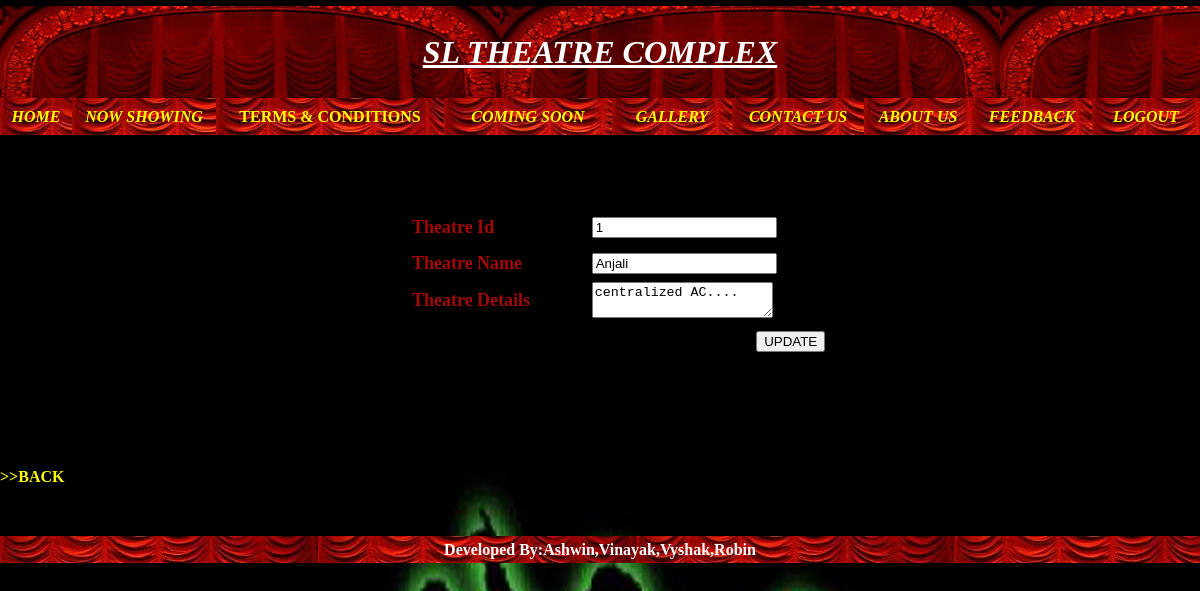
The page /Edittheatre.php?editid=1 on the database its author committed.
### tables this page shows
CREATE TABLE IF NOT EXISTS `theatre` (
  `theatreid` bigint(20) NOT NULL AUTO_INCREMENT,
  `theatrename` varchar(20) NOT NULL,
  `theatredetails` varchar(70) NOT NULL,
  PRIMARY KEY (`theatreid`),
  UNIQUE KEY `theatrename` (`theatrename`)
);

### Edittheatre.php (the view, shortened to what this page needs)
<!DOCTYPE html PUBLIC "-//W3C//DTD XHTML 1.0 Transitional//EN" "http://www.w3.org/TR/xhtml1/DTD/xhtml1-transitional.dtd">
<html xmlns="http://www.w3.org/1999/xhtml">
<head>
</head>
<body>
<form name="form1" method="post" action="Edittheatreprocess.php">
<?php
	$radioid=$_GET['editid'];
	$qry="select *from theatre where theatreid='$radioid'";
	$result=mysql_query($qry);
	  while($row=mysql_fetch_array($result))
	  {
	 ?>
<div id="Layer1">
  <table width="100%" height="92" border="0" cellpadding="0" cellspacing="0">
    <tr>
      <td background="pic/curtains08-02-22.jpg" bgcolor="#E0DFE3"><div align="center" class="style1">
        <div align="center" class="style3 style8"><ins>SL THEATRE COMPLEX </ins></div>
      </div></td>
    </tr>
  </table>
  <table width="100%" height="37" border="0" cellpadding="0" cellspacing="0">
    <tr>
      <td width="6%" height="37" background="pic/CURTAIN.JPG" bgcolor="#E0DFE3"><div align="center" class="style2"><a href="admin_mainpage.php">HOME</a></div></td>
      <td width="12%" background="pic/CURTAIN.JPG" bgcolor="#E0DFE3"><div align="center" class="style6"><a href="nowshowing_admin.php">NOW SHOWING </a></div></td>
      <td width="19%" background="pic/CURTAIN.JPG" bgcolor="#E0DFE3"><div align="center"><a href="terms and conditions_admin.php"><strong>TERMS &amp; CONDITIONS </strong></a></div></td>
      <td width="14%" background="pic/CURTAIN.JPG" bgcolor="#E0DFE3"><div align="center" class="style6"><a href="comingsoon_admin.php">COMING SOON </a></div></td>
      <td width="10%" background="pic/CURTAIN.JPG" bgcolor="#E0DFE3"><div align="center" class="style6"><a href="gallery_admin.php">GALLERY</a><a href="ECoupon.php"></a></div></td>
      <td width="11%" background="pic/CURTAIN.JPG" bgcolor="#E0DFE3"><div align="center" class="style6"><a href="gallery.php"></a><a href="contactus_admin.php">CONTACT US</a></div></td>
      <td width="9%" background="pic/CURTAIN.JPG" bgcolor="#E0DFE3"><div align="center" class="style6"><a href="contactus.php"></a> <a href="aboutus_admin.php">ABOUT US</a></div></td>
      <td width="10%" background="pic/CURTAIN.JPG" bgcolor="#E0DFE3"><div align="center" class="style6"><a href="aboutus.php"></a> <a href="feedback_admin.php" class="style21">FEEDBACK</a></div></td>
      <td width="9%" background="pic/CURTAIN.JPG" bgcolor="#E0DFE3"><div align="center" class="style22"><a href="admin.php">LOGOUT</a></div></td>
    </tr>
  </table>
  <table width="100%" height="317" border="0" cellpadding="0" cellspacing="0">
    <tr>
      <td width="45">&nbsp;</td>
      <td width="45">&nbsp;</td>
      <td width="231">&nbsp;</td>
      <td width="140">&nbsp;</td>
      <td colspan="2">&nbsp;</td>
      <td width="78">&nbsp;</td>
      <td width="45">&nbsp;</td>
      <td width="45">&nbsp;</td>
      <td width="45">&nbsp;</td>
      <td width="50">&nbsp;</td>
    </tr>
    <tr>
      <td>&nbsp;</td>
      <td>&nbsp;</td>
      <td>&nbsp;</td>
      <td>&nbsp;</td>
      <td colspan="2">&nbsp;</td>
      <td>&nbsp;</td>
      <td>&nbsp;</td>
      <td>&nbsp;</td>
      <td>&nbsp;</td>
      <td>&nbsp;</td>
    </tr>
    <tr>
      <td height="39">&nbsp;</td>
      <td>&nbsp;</td>
      <td>&nbsp;</td>
      <td>&nbsp;</td>
      <td colspan="2">&nbsp;</td>
      <td>&nbsp;</td>
      <td>&nbsp;</td>
      <td>&nbsp;</td>
      <td>&nbsp;</td>
      <td>&nbsp;</td>
    </tr>
    <tr>
      <td height="33">&nbsp;</td>
      <td>&nbsp;</td>
      <td>&nbsp;</td>
      <td><span class="style15">Theatre Id </span></td>
      <td colspan="2"><input type="text" name="t1" value="<?php echo $row['theatreid'];?>" readonly="readonly" /></td>
      <td>&nbsp;</td>
      <td>&nbsp;</td>
      <td>&nbsp;</td>
      <td>&nbsp;</td>
      <td>&nbsp;</td>
    </tr>
    <tr>
      <td height="38">&nbsp;</td>
      <td>&nbsp;</td>
      <td>&nbsp;</td>
      <td><span class="style15">Theatre Name</span></td>
      <td colspan="2"><input type="text" name="t2" value="<?php echo $row['theatrename'];?>" /></td>
      <td>&nbsp;</td>
      <td>&nbsp;</td>
      <td>&nbsp;</td>
      <td>&nbsp;</td>
      <td>&nbsp;</td>
    </tr>
    <tr>
      <td height="33">&nbsp;</td>
      <td>&nbsp;</td>
      <td>&nbsp;</td>
      <td><span class="style15">Theatre Details </span></td>
      <td colspan="2"><textarea name="t3"><?php echo $row['theatredetails'];?></textarea></td>
      <td>&nbsp;</td>
      <td>&nbsp;</td>
      <td>&nbsp;</td>
      <td>&nbsp;</td>
      <td>&nbsp;</td>
    </tr>
    <tr>
      <td height="47">&nbsp;</td>
      <td>&nbsp;</td>
      <td>&nbsp;</td>
      <td>
          <div align="center"></div>      </td>
      <td width="182">
          <div align="right">
              <input type="submit" name="Submit" value="UPDATE" />
          </div></td>
      <td width="29"><div align="center"></div></td>
      <td>&nbsp;</td>
      <td>&nbsp;</td>
      <td>&nbsp;</td>
      <td>&nbsp;</td>
      <td>&nbsp;</td>
    </tr>
    <tr>
      <td height="87">&nbsp;</td>
      <td>&nbsp;</td>
      <td>&nbsp;</td>
      <td>&nbsp;</td>
      <td colspan="2">&nbsp;</td>
      <td>&nbsp;</td>
      <td>&nbsp;</td>
      <td>&nbsp;</td>
      <td>&nbsp;</td>
      <td>&nbsp;</td>
    </tr>
  </table>
  <p><a href="Theatre.php"><strong>&gt;&gt;BACK</strong></a></p>
  <p>&nbsp;</p>
  <table width="100%" height="27" border="0" cellpadding="0" cellspacing="0" background="pic/CURTAIN.JPG">
    <tr>
      <td><div align="center"><span class="style7">Developed By:Ashwin,Vinayak,Vyshak,Robin </span></div></td>
    </tr>
  </table>
  <?php
  }?>
</div>
</form>
</body>
</html>

### Edittheatre.php (style rules this page uses)
.style1 { font-size: xx-large; font-weight: bold; font-style: italic; color: #9966FF; }
.style3 { color: #FFFFFF; font-family: Georgia, "Times New Roman", Times, serif; }
.style6 { color: #FFFF00; font-weight: bold; font-style: italic; }
a:link { color: #FFFF00; text-decoration: none; }
body { background-image: url(pic/nowshowings.JPG); }
.style7 { color: #FFFFFF; font-weight: bold; }
.style8 { color: #FFFFFF }
.style15 { color: #A30708; font-weight: bold; font-size: 18px; }
.style2 { color: #FFFF66; font-style: italic; font-weight: bold; }
.style21 { font-family: "Times New Roman", Times, serif; font-style: italic; font-weight: bold; }
.style22 { color: #FFFF00; font-weight: bold; font-style: italic; font-family: "Times New Roman", Times, serif; }

### rows shown on the page
theatre: t1 "1", t2 "Anjali", t3 "centralized AC...."
